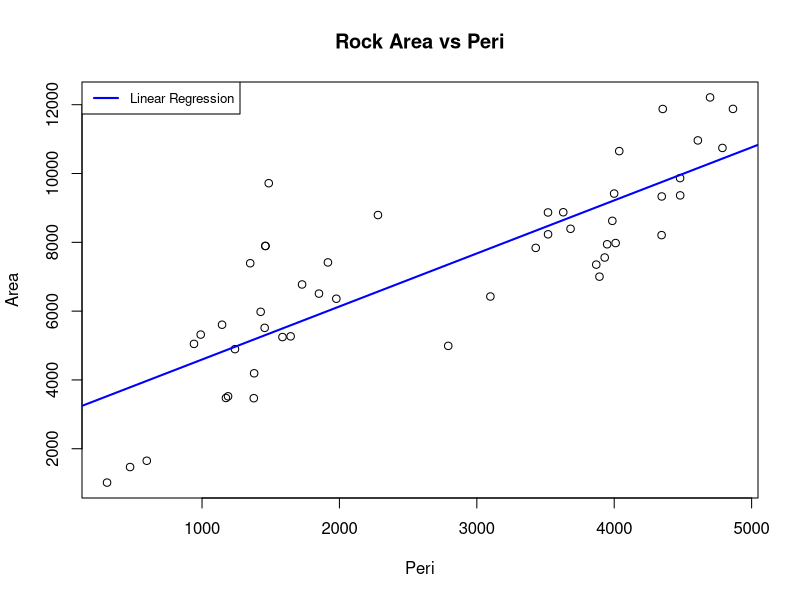
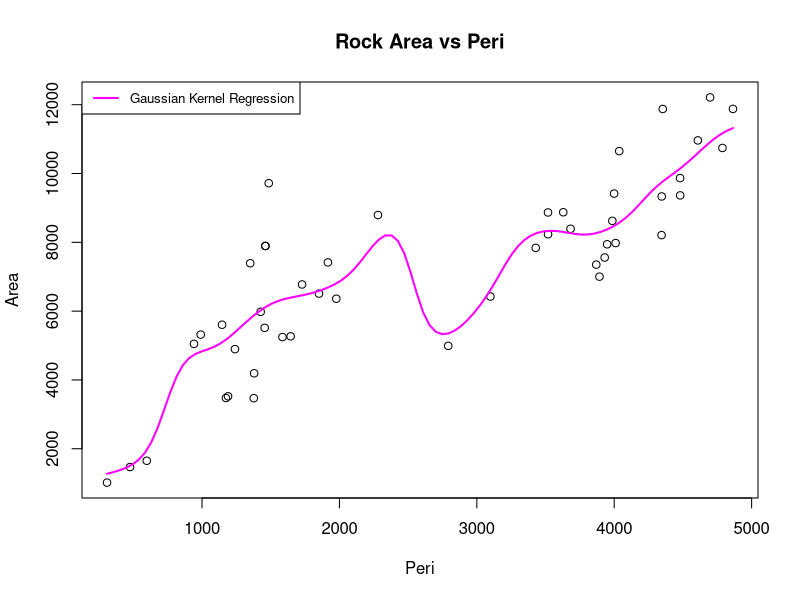
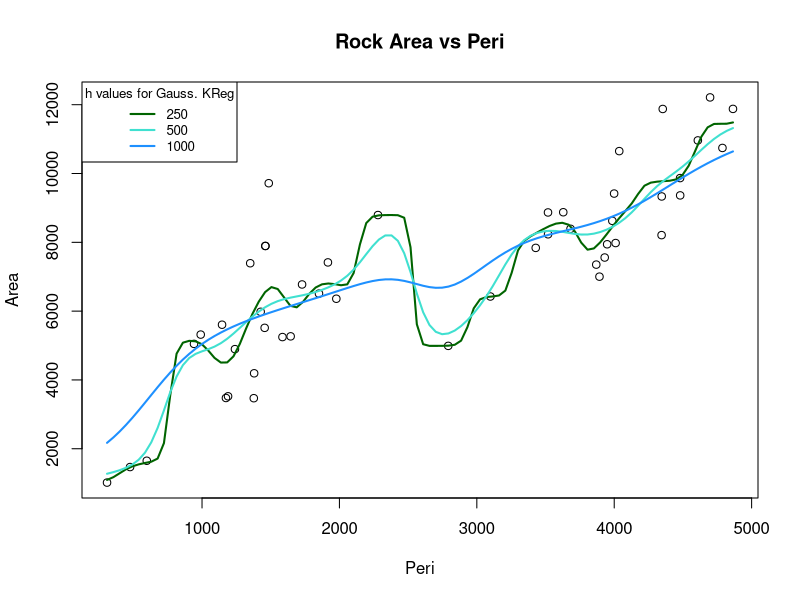
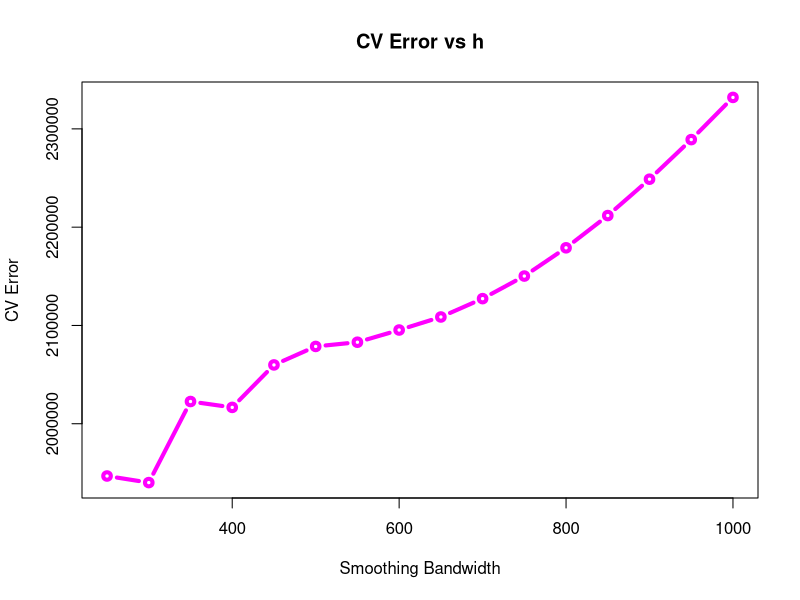
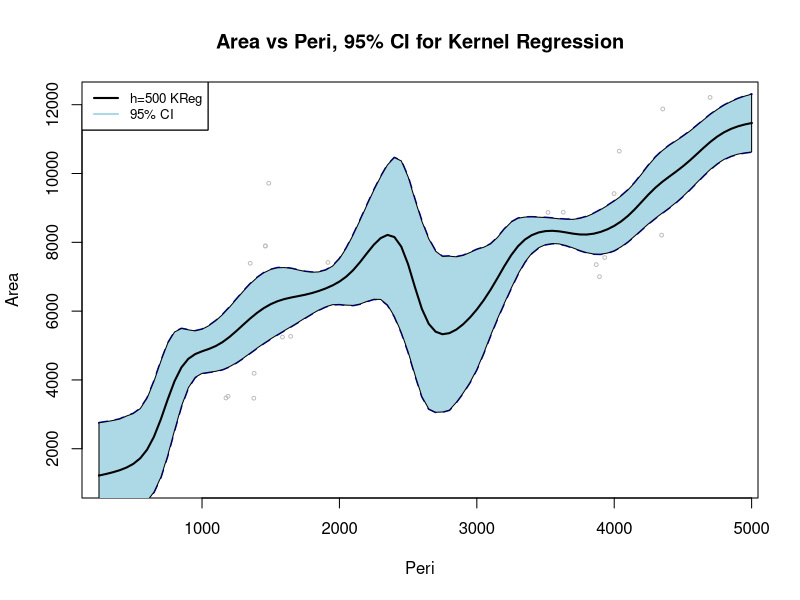

Recreate these plots in R, in order.
# Problem 1
# rock data: area (response), peri (covariate)
data = data.frame("peri" = rock$peri, "area" = rock$area)
# a-- linear regression 
plot(data$peri, data$area, main="Rock Area vs Peri", xlab="Peri", ylab="Area")
abline(lm(area ~ peri, data),lwd=2, col="blue")
legend("topleft", legend="Linear Regression", col="blue", cex=0.8, lwd=2)
# b-- Gaussian Kernel regression w/ h = 500
h = 500
data_kreg = ksmooth(x=data$peri,y=data$area, kernel = "normal", bandwidth = h)
plot(data$peri, data$area, main="Rock Area vs Peri", xlab="Peri", ylab="Area")
lines(data_kreg,lwd=2, col="magenta")
legend("topleft", legend="Gaussian Kernel Regression", col="magenta", cex=0.8, lwd=2)
# c-- compare Gaussian Kreg across h values
h_seq = c(250, 500, 1000)
colors = c("darkgreen", "turquoise", "dodgerblue")
plot(data$peri, data$area, main="Rock Area vs Peri", xlab="Peri", ylab="Area")
for (i in 1:length(h_seq)){
  data_kreg = ksmooth(x=data$peri,y=data$area, kernel = "normal", bandwidth = h_seq[i])
  lines(data_kreg,lwd=2, col=colors[i])
}
legend("topleft", legend=h_seq, col=colors, cex=0.8, lwd=2, title="h values for Gauss. KReg")
# d-- Cross-validation to find h that minimizes error
n = length(data$area)
#number of iterations
N_cv = 100
# number of folds
k = 3
#determine which of the 3 groups each observation belongs to
cv_lab = sample(n,n,replace=F) %% k
h_seq = seq(250, 1000, 50)
CV_err_h = rep(0,length(h_seq))
for(i_tmp in 1:N_cv){
  CV_err_h_tmp = rep(0, length(h_seq))
  cv_lab = sample(n,n,replace=F) %% k
  for(i in 1:length(h_seq)){
    h0 = h_seq[i]
    CV_err =0 
    for(i_cv in 1:k){
      #take samples in that group
      w_val = which(cv_lab==(i_cv-1))
      #training set
      peri_tr = data$peri[-w_val]
      area_tr = data$area[-w_val]
      #test set
      peri_val = data$peri[w_val]
      area_val = data$area[w_val]
      #fit regression w training set and get fitted values for test data
      kernel_reg = ksmooth(x = peri_tr,y=area_tr,kernel = "normal",bandwidth=h0, x.points=peri_val)
      #get CV_err with test set  (WARNING! The ksmooth() function will order the x.points from smallest to the largest!)
      CV_err = CV_err+mean((area_val[order(peri_val)]-kernel_reg$y)^2,na.rm=T)
    }
    #average CV error for bandwidth i for iteration i_tmp
    CV_err_h_tmp[i] = CV_err/k
  }
  #add to average from other iterations
  CV_err_h = CV_err_h+CV_err_h_tmp
}
#get average CV error for each bandwidth across all iterations
CV_err_h = CV_err_h/N_cv
#look at CV error for different bandwidths
plot(h_seq,CV_err_h, type="b", lwd=4, col="magenta", main= "CV Error vs h", xlab="Smoothing Bandwidth", ylab="CV Error")
h_opt = h_seq[which(CV_err_h==min(CV_err_h))]
# e-- Empirical bootstrap to determine 95% CI for kernel regression (w/ h = 500)
h = 500
B = 10000
# generate x (peri) values and fit to model (predict area)
x_seq = seq(250, 5000, 50)
area_pred = ksmooth(data$peri, data$area, kernel="normal", bandwidth=h, x.points=x_seq)$y
n = length(data$area)
area_kreg_BT = matrix(NA, nrow=B, ncol=length(area_pred))
for (i in 1:B){
  # get sample indices
  w = sample(n, n, replace = T)
  peri_BT = data$peri[w]
  area_BT = data$area[w]
  area_kreg_BT[i,] = ksmooth(peri_BT, area_BT, kernel="normal", bandwidth=h, x.points=x_seq)$y
}
# Get BT SD
area_kreg_SD = sapply(1:length(x_seq), function(x){
  sd(area_kreg_BT[,x], na.rm=T)
})
# Show CI
plot(data$peri,data$area, pch=1, cex=0.5, col="gray", 
main="Area vs Peri, 95% CI for Kernel Regression",
xlab = "Peri",
ylab = "Area")
lines(x_seq, area_pred+qnorm(0.975)*area_kreg_SD, lwd=2, col="blue", lty=2)
lines(x_seq, area_pred-qnorm(0.975)*area_kreg_SD, lwd=2, col="blue", lty=2)
lines(x_seq, area_pred, lwd=2, col="black")
legend("topleft", legend=c("h=500 KReg", "95% CI"), col=c("black", "blue"), cex=0.8, lwd=2)
polygon(x=c(x_seq, rev(x_seq)), y=c(area_pred - qnorm(0.975)*area_kreg_SD, rev(area_pred + qnorm(0.975)*area_kreg_SD)),
        col="lightblue")
lines(x_seq, area_pred, lwd=2, col="black")
legend("topleft", legend=c("h=500 KReg", "95% CI"), col=c("black", "lightblue"), cex=0.8, lwd=2)

